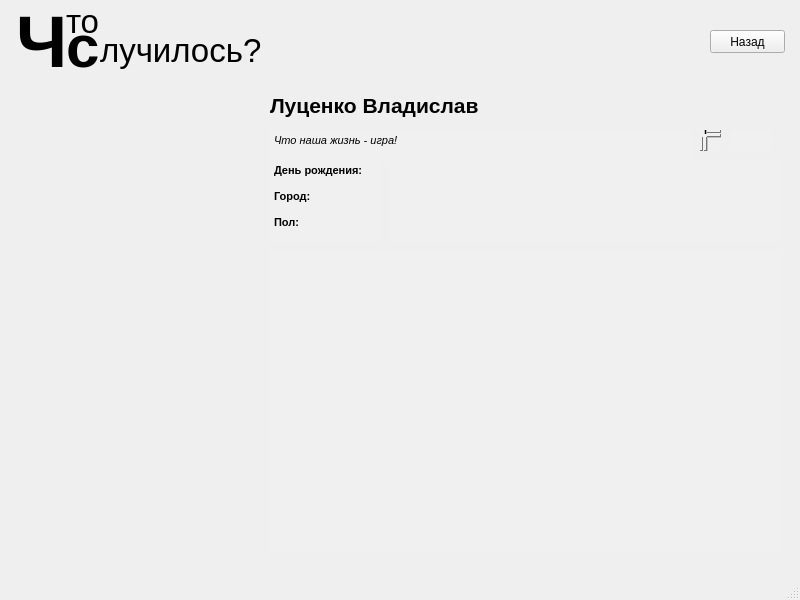
<?xml version="1.0" encoding="UTF-8"?>
<ui version="4.0">
 <class>MainWindow</class>
 <widget class="QMainWindow" name="MainWindow">
  <property name="geometry">
   <rect>
    <x>0</x>
    <y>0</y>
    <width>800</width>
    <height>600</height>
   </rect>
  </property>
  <property name="windowTitle">
   <string>MainWindow</string>
  </property>
  <widget class="QWidget" name="centralwidget">
   <widget class="QLabel" name="photo">
    <property name="geometry">
     <rect>
      <x>10</x>
      <y>90</y>
      <width>251</width>
      <height>451</height>
     </rect>
    </property>
    <property name="text">
     <string/>
    </property>
   </widget>
   <widget class="QLabel" name="label_2">
    <property name="geometry">
     <rect>
      <x>16</x>
      <y>6</y>
      <width>61</width>
      <height>71</height>
     </rect>
    </property>
    <property name="font">
     <font>
      <pointsize>55</pointsize>
      <weight>75</weight>
      <bold>true</bold>
     </font>
    </property>
    <property name="text">
     <string>Ч</string>
    </property>
   </widget>
   <widget class="QLabel" name="label_3">
    <property name="geometry">
     <rect>
      <x>66</x>
      <y>1</y>
      <width>61</width>
      <height>41</height>
     </rect>
    </property>
    <property name="font">
     <font>
      <family>MS Shell Dlg 2</family>
      <pointsize>25</pointsize>
      <weight>50</weight>
      <bold>false</bold>
     </font>
    </property>
    <property name="text">
     <string>то</string>
    </property>
   </widget>
   <widget class="QLabel" name="label_4">
    <property name="geometry">
     <rect>
      <x>66</x>
      <y>10</y>
      <width>41</width>
      <height>71</height>
     </rect>
    </property>
    <property name="font">
     <font>
      <pointsize>45</pointsize>
      <weight>75</weight>
      <bold>true</bold>
     </font>
    </property>
    <property name="text">
     <string>с</string>
    </property>
   </widget>
   <widget class="QLabel" name="label_5">
    <property name="geometry">
     <rect>
      <x>100</x>
      <y>30</y>
      <width>171</width>
      <height>41</height>
     </rect>
    </property>
    <property name="font">
     <font>
      <pointsize>25</pointsize>
      <weight>50</weight>
      <bold>false</bold>
     </font>
    </property>
    <property name="text">
     <string>лучилось?</string>
    </property>
   </widget>
   <widget class="QLabel" name="name">
    <property name="geometry">
     <rect>
      <x>270</x>
      <y>90</y>
      <width>391</width>
      <height>31</height>
     </rect>
    </property>
    <property name="font">
     <font>
      <pointsize>16</pointsize>
      <weight>75</weight>
      <bold>true</bold>
     </font>
    </property>
    <property name="text">
     <string>Луценко Владислав</string>
    </property>
   </widget>
   <widget class="QLabel" name="label_7">
    <property name="geometry">
     <rect>
      <x>270</x>
      <y>120</y>
      <width>411</width>
      <height>51</height>
     </rect>
    </property>
    <property name="font">
     <font>
      <pointsize>10</pointsize>
      <weight>50</weight>
      <italic>true</italic>
      <bold>false</bold>
     </font>
    </property>
    <property name="text">
     <string/>
    </property>
   </widget>
   <widget class="QTextEdit" name="status">
    <property name="geometry">
     <rect>
      <x>270</x>
      <y>130</y>
      <width>421</width>
      <height>31</height>
     </rect>
    </property>
    <property name="font">
     <font>
      <pointsize>10</pointsize>
      <italic>true</italic>
     </font>
    </property>
    <property name="styleSheet">
     <string notr="true">border: 0; background-color: #f0f0f0;</string>
    </property>
    <property name="readOnly">
     <bool>true</bool>
    </property>
    <property name="html">
     <string>&lt;!DOCTYPE HTML PUBLIC &quot;-//W3C//DTD HTML 4.0//EN&quot; &quot;http://www.w3.org/TR/REC-html40/strict.dtd&quot;&gt;
&lt;html&gt;&lt;head&gt;&lt;meta name=&quot;qrichtext&quot; content=&quot;1&quot; /&gt;&lt;style type=&quot;text/css&quot;&gt;
p, li { white-space: pre-wrap; }
&lt;/style&gt;&lt;/head&gt;&lt;body style=&quot; font-family:'MS Shell Dlg 2'; font-size:10pt; font-weight:400; font-style:italic;&quot;&gt;
&lt;p style=&quot; margin-top:0px; margin-bottom:0px; margin-left:0px; margin-right:0px; -qt-block-indent:0; text-indent:0px;&quot;&gt;&lt;span style=&quot; font-size:8.25pt;&quot;&gt;Что наша жизнь - игра!&lt;/span&gt;&lt;/p&gt;&lt;/body&gt;&lt;/html&gt;</string>
    </property>
    <property name="textInteractionFlags">
     <set>Qt::TextSelectableByMouse</set>
    </property>
   </widget>
   <widget class="QTextEdit" name="info">
    <property name="geometry">
     <rect>
      <x>270</x>
      <y>160</y>
      <width>111</width>
      <height>81</height>
     </rect>
    </property>
    <property name="styleSheet">
     <string notr="true">border: 0; background-color: #f0f0f0;</string>
    </property>
    <property name="readOnly">
     <bool>true</bool>
    </property>
    <property name="html">
     <string>&lt;!DOCTYPE HTML PUBLIC &quot;-//W3C//DTD HTML 4.0//EN&quot; &quot;http://www.w3.org/TR/REC-html40/strict.dtd&quot;&gt;
&lt;html&gt;&lt;head&gt;&lt;meta name=&quot;qrichtext&quot; content=&quot;1&quot; /&gt;&lt;style type=&quot;text/css&quot;&gt;
p, li { white-space: pre-wrap; }
&lt;/style&gt;&lt;/head&gt;&lt;body style=&quot; font-family:'MS Shell Dlg 2'; font-size:8.25pt; font-weight:400; font-style:normal;&quot;&gt;
&lt;p style=&quot; margin-top:0px; margin-bottom:0px; margin-left:0px; margin-right:0px; -qt-block-indent:0; text-indent:0px;&quot;&gt;&lt;span style=&quot; font-weight:600;&quot;&gt;День рождения: &lt;/span&gt;&lt;/p&gt;
&lt;p style=&quot;-qt-paragraph-type:empty; margin-top:0px; margin-bottom:0px; margin-left:0px; margin-right:0px; -qt-block-indent:0; text-indent:0px;&quot;&gt;&lt;br /&gt;&lt;/p&gt;
&lt;p style=&quot; margin-top:0px; margin-bottom:0px; margin-left:0px; margin-right:0px; -qt-block-indent:0; text-indent:0px;&quot;&gt;&lt;span style=&quot; font-weight:600;&quot;&gt;Город:&lt;/span&gt;&lt;/p&gt;
&lt;p style=&quot;-qt-paragraph-type:empty; margin-top:0px; margin-bottom:0px; margin-left:0px; margin-right:0px; -qt-block-indent:0; text-indent:0px;&quot;&gt;&lt;br /&gt;&lt;/p&gt;
&lt;p style=&quot; margin-top:0px; margin-bottom:0px; margin-left:0px; margin-right:0px; -qt-block-indent:0; text-indent:0px;&quot;&gt;&lt;span style=&quot; font-weight:600;&quot;&gt;Пол:&lt;/span&gt;&lt;/p&gt;&lt;/body&gt;&lt;/html&gt;</string>
    </property>
    <property name="textInteractionFlags">
     <set>Qt::TextSelectableByMouse</set>
    </property>
   </widget>
   <widget class="QTextEdit" name="info_2">
    <property name="geometry">
     <rect>
      <x>390</x>
      <y>160</y>
      <width>391</width>
      <height>81</height>
     </rect>
    </property>
    <property name="styleSheet">
     <string notr="true">border: 0; background-color: #f0f0f0;</string>
    </property>
    <property name="readOnly">
     <bool>true</bool>
    </property>
    <property name="html">
     <string>&lt;!DOCTYPE HTML PUBLIC &quot;-//W3C//DTD HTML 4.0//EN&quot; &quot;http://www.w3.org/TR/REC-html40/strict.dtd&quot;&gt;
&lt;html&gt;&lt;head&gt;&lt;meta name=&quot;qrichtext&quot; content=&quot;1&quot; /&gt;&lt;style type=&quot;text/css&quot;&gt;
p, li { white-space: pre-wrap; }
&lt;/style&gt;&lt;/head&gt;&lt;body style=&quot; font-family:'MS Shell Dlg 2'; font-size:8.25pt; font-weight:400; font-style:normal;&quot;&gt;
&lt;p style=&quot;-qt-paragraph-type:empty; margin-top:0px; margin-bottom:0px; margin-left:0px; margin-right:0px; -qt-block-indent:0; text-indent:0px;&quot;&gt;&lt;br /&gt;&lt;/p&gt;&lt;/body&gt;&lt;/html&gt;</string>
    </property>
    <property name="textInteractionFlags">
     <set>Qt::TextSelectableByMouse</set>
    </property>
   </widget>
   <widget class="QTextEdit" name="status_2">
    <property name="geometry">
     <rect>
      <x>700</x>
      <y>130</y>
      <width>21</width>
      <height>21</height>
     </rect>
    </property>
    <property name="font">
     <font>
      <italic>true</italic>
     </font>
    </property>
    <property name="styleSheet">
     <string notr="true">border: 0; background-color: #f0f0f0;</string>
    </property>
    <property name="readOnly">
     <bool>true</bool>
    </property>
    <property name="html">
     <string>&lt;!DOCTYPE HTML PUBLIC &quot;-//W3C//DTD HTML 4.0//EN&quot; &quot;http://www.w3.org/TR/REC-html40/strict.dtd&quot;&gt;
&lt;html&gt;&lt;head&gt;&lt;meta name=&quot;qrichtext&quot; content=&quot;1&quot; /&gt;&lt;style type=&quot;text/css&quot;&gt;
p, li { white-space: pre-wrap; }
&lt;/style&gt;&lt;/head&gt;&lt;body style=&quot; font-family:'MS Shell Dlg 2'; font-size:8.25pt; font-weight:400; font-style:italic;&quot;&gt;
&lt;p style=&quot; margin-top:0px; margin-bottom:0px; margin-left:0px; margin-right:0px; -qt-block-indent:0; text-indent:0px;&quot;&gt;&lt;span style=&quot; font-weight:600; font-style:normal;&quot;&gt;id:&lt;/span&gt;&lt;/p&gt;&lt;/body&gt;&lt;/html&gt;</string>
    </property>
    <property name="textInteractionFlags">
     <set>Qt::TextSelectableByMouse</set>
    </property>
   </widget>
   <widget class="QTextEdit" name="id">
    <property name="geometry">
     <rect>
      <x>730</x>
      <y>130</y>
      <width>41</width>
      <height>21</height>
     </rect>
    </property>
    <property name="font">
     <font>
      <italic>false</italic>
     </font>
    </property>
    <property name="styleSheet">
     <string notr="true">border: 0; background-color: #f0f0f0;</string>
    </property>
    <property name="readOnly">
     <bool>true</bool>
    </property>
    <property name="html">
     <string>&lt;!DOCTYPE HTML PUBLIC &quot;-//W3C//DTD HTML 4.0//EN&quot; &quot;http://www.w3.org/TR/REC-html40/strict.dtd&quot;&gt;
&lt;html&gt;&lt;head&gt;&lt;meta name=&quot;qrichtext&quot; content=&quot;1&quot; /&gt;&lt;style type=&quot;text/css&quot;&gt;
p, li { white-space: pre-wrap; }
&lt;/style&gt;&lt;/head&gt;&lt;body style=&quot; font-family:'MS Shell Dlg 2'; font-size:8.25pt; font-weight:400; font-style:normal;&quot;&gt;
&lt;p style=&quot;-qt-paragraph-type:empty; margin-top:0px; margin-bottom:0px; margin-left:0px; margin-right:0px; -qt-block-indent:0; text-indent:0px;&quot;&gt;&lt;br /&gt;&lt;/p&gt;&lt;/body&gt;&lt;/html&gt;</string>
    </property>
    <property name="textInteractionFlags">
     <set>Qt::TextSelectableByMouse</set>
    </property>
   </widget>
   <widget class="QTableWidget" name="posts">
    <property name="geometry">
     <rect>
      <x>270</x>
      <y>250</y>
      <width>511</width>
      <height>301</height>
     </rect>
    </property>
    <property name="styleSheet">
     <string notr="true">border:0; background-color: #f0f0f0;</string>
    </property>
    <property name="editTriggers">
     <set>QAbstractItemView::NoEditTriggers</set>
    </property>
    <attribute name="horizontalHeaderVisible">
     <bool>false</bool>
    </attribute>
    <attribute name="horizontalHeaderDefaultSectionSize">
     <number>480</number>
    </attribute>
    <attribute name="horizontalHeaderMinimumSectionSize">
     <number>480</number>
    </attribute>
    <attribute name="verticalHeaderVisible">
     <bool>true</bool>
    </attribute>
   </widget>
   <widget class="QPushButton" name="back">
    <property name="geometry">
     <rect>
      <x>710</x>
      <y>30</y>
      <width>75</width>
      <height>23</height>
     </rect>
    </property>
    <property name="text">
     <string>Назад</string>
    </property>
   </widget>
  </widget>
  <widget class="QMenuBar" name="menubar">
   <property name="geometry">
    <rect>
     <x>0</x>
     <y>0</y>
     <width>800</width>
     <height>21</height>
    </rect>
   </property>
  </widget>
  <widget class="QStatusBar" name="statusbar"/>
 </widget>
 <resources/>
 <connections/>
</ui>
